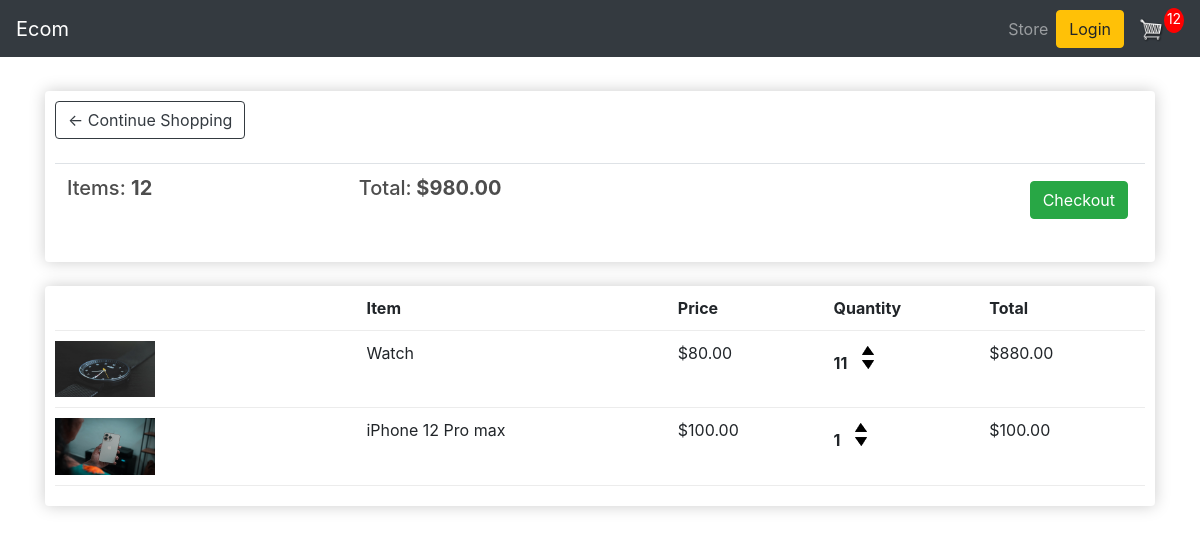
The app's page /cart/ (signed in) with its own data.
### store/models.py (models this page shows, shortened)
class Order(models.Model):
    customer = models.ForeignKey(Customer,on_delete=models.SET_NULL,null=True,blank=True)
    date_ordered = models.DateTimeField(auto_now_add=True)
    complete = models.BooleanField(default=False,null=True,blank=True)
    transaction_id = models.CharField(max_length=200,null=True)
    @property
    def get_cart_total(self):
        orderitems = self.orderitem_set.all()
        total = sum([item.get_total for item in orderitems])
        return total
    @property
    def get_cart_item(self):
        orderitems = self.orderitem_set.all()
        total = sum([item.quantity for item in orderitems])
        return total

class OrderItem(models.Model):
    product = models.ForeignKey(Product,on_delete=models.SET_NULL,null=True,blank=True)
    order = models.ForeignKey(Order,on_delete=models.SET_NULL,null=True,blank=True)
    quantity = models.IntegerField(default=0,null=True,blank=True)
    date_added = models.DateTimeField(auto_now_add=True)
    @property
    def get_total(self):
        total = self.product.price * self.quantity
        return total

class Product(models.Model):
    name = models.CharField(max_length=200,null=True)
    price = models.DecimalField(max_digits=7, decimal_places=2)
    digital = models.BooleanField(default=False,null=True,blank=True)
    image = models.ImageField(null=True,blank=True)
    @property
    def imageURL(self):
        try:
            url = self.image.url
        except:
            url = ''
        return url

### store/views.py (the view)
# urls.py: path('cart/', views.cart, name='cart'),
def cart(request):
    data = cartData(request)
    items = data['items']
    order = data['order']
    cartItems = data['cartItems']
    context = {'items': items, 'order': order, 'cartItems': cartItems}
    return render(request, 'store/cart.html', context)

### store/utils.py (called while the page is built)
def cartData(request):
    if request.user.is_authenticated:
        customer = request.user.customer
        order, created = Order.objects.get_or_create(customer=customer, complete=False)
        items = order.orderitem_set.all()
        cartItems = order.get_cart_item
    else:
        cookieData = cookieCart(request)
        items = cookieData['items']
        order = cookieData['order']
        cartItems = cookieData['cartItems']
    return {'cartItems': cartItems, 'order': order, 'items': items}

### store/templates/store/cart.html
{% extends "store/main.html" %}
{% load static %}
{% block content %}
<div class="row">
    <div class="col-lg-12">
        <div class="box-element">
            <a class="btn btn-outline-dark" href="{% url 'store' %}">&#x2190; Continue Shopping</a>
            <br>
            <br>
            <table class="table">
                <tr>
                    <th>
                        <h5>Items: <strong>{{order.get_cart_item}}</strong></h5>
                    </th>
                    <th>
                        <h5>Total:<strong> ${{order.get_cart_total}}</strong></h5>
                    </th>
                    <th>
                        <a style="float:right; margin:5px;" class="btn btn-success"
                            href="{% url 'checkout' %}">Checkout</a>
                    </th>
                </tr>
            </table>
        </div>
        <br>
        <div class="box-element">
            <div class="cart-row">
                <div style="flex:2"></div>
                <div style="flex:2"><strong>Item</strong></div>
                <div style="flex:1"><strong>Price</strong></div>
                <div style="flex:1"><strong>Quantity</strong></div>
                <div style="flex:1"><strong>Total</strong></div>
            </div>
            {% for item in items %}
            <div class="cart-row">
                <div style="flex:2"><img class="row-image" src="{{item.product.imageURL}}"></div>
                <div style="flex:2">
                    <p>{{item.product.name}}</p>
                </div>
                <div style="flex:1">
                    <p>${{item.product.price|floatformat:2}}</p>
                </div>
                <div style="flex:1">
                    <p class="quantity">{{item.quantity}}</p>
                    <div class="quantity">
                        <img data-product="{{item.product.id}}" data-action="add" class="chg-quantity update-cart"
                            src="{% static  'images/arrow-up.png' %}">
                        <img data-product="{{item.product.id}}" data-action="remove" class="chg-quantity update-cart"
                            src="{% static  'images/arrow-down.png' %}">
                    </div>
                </div>
                <div style="flex:1">
                    <p>${{item.get_total}}</p>
                </div>
            </div>
            {% endfor %}
        </div>
    </div>
</div>
{% endblock content %}

### static/css/main.css (style rules this page uses)
body { background-color: hsl(0, 0%, 98%); }
h1,h2,h3,h4,h5,h6 { color:hsl(0, 0%, 30%); }
.box-element { box-shadow:hsl(0, 0%, 80%) 0 0 16px; background-color: #fff; border-radius: 4px; padding: 10px; }
.col-lg-4, .col-lg-6, .col-lg-8, .col-lg-12 { margin-top: 10px; }
.btn { border-radius: 0; }
.row-image { width: 100px; }
.cart-row { display: flex; align-items: flex-stretch; padding-bottom: 10px; margin-bottom: 10px; border-bottom: 1px solid #ececec; }
.quantity { display: inline-block; font-weight: 700; padding-right:10px; }
.chg-quantity { width: 12px; cursor: pointer; display: block; margin-top: 5px; transition:.1s; }

### records on screen
Order: get_cart_item "12", get_cart_total "980.00"
OrderItem: product.imageURL (picture), product.name "Watch", product.price "80.00", quantity "11", get_total "880.00"
OrderItem: product.imageURL (picture), product.name "iPhone 12 Pro max", product.price "100.00", quantity "1", get_total "100.00"

### other values on screen
{{ cartItems }} "12"
